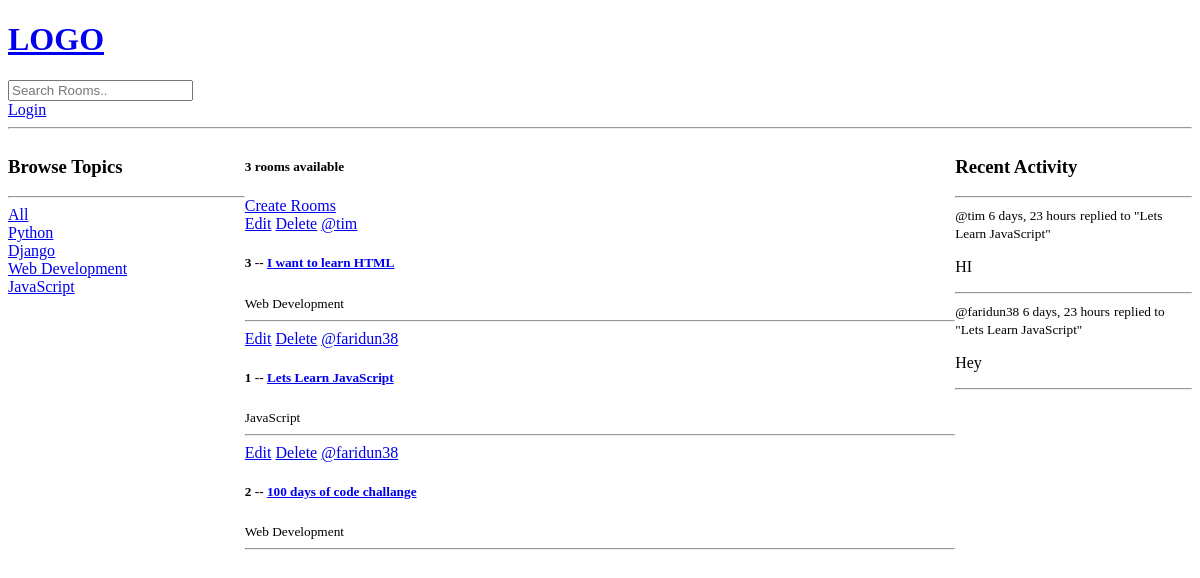
The app's page /, older data.
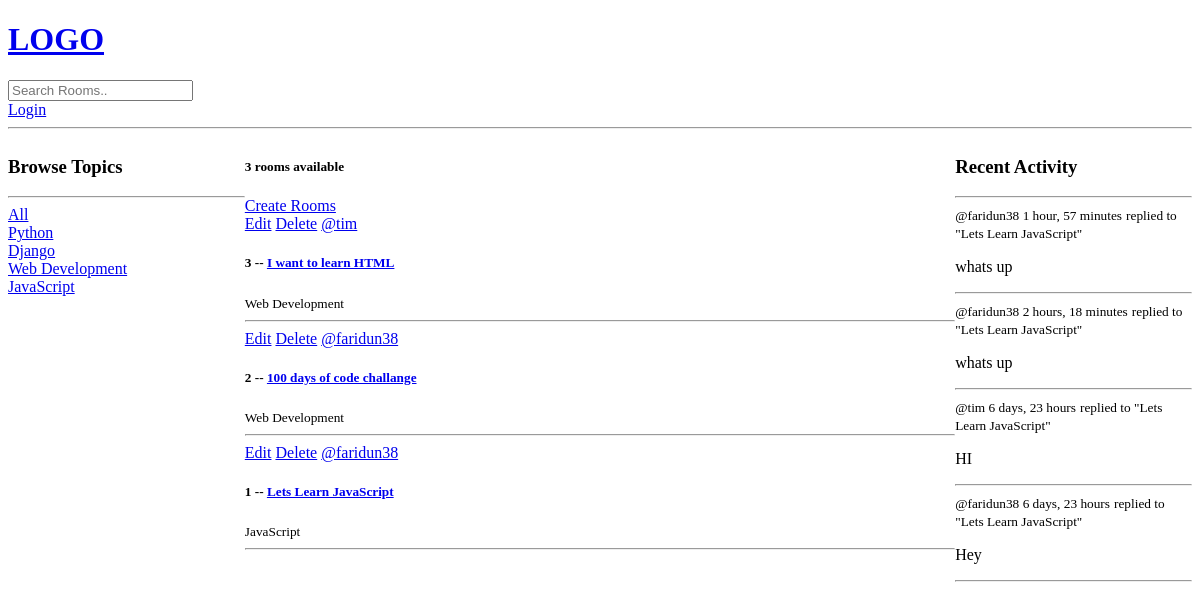
The same page, newer data.
### base/models.py (models this page shows, shortened)
class Topic(models.Model):
    name = models.CharField(max_length=200)

class Room(models.Model):
    host = models.ForeignKey(User, on_delete=models.SET_NULL, null=True)
    topic = models.ForeignKey(Topic, on_delete=models.SET_NULL, null=True)
    name = models.CharField(max_length=200)
    description = models.TextField(null=True, blank=True)
    participants = models.ManyToManyField(User, related_name="participants", blank=True)
    updated = models.DateTimeField(auto_now=True)
    created = models.DateTimeField(auto_now_add=True)
    class Meta:
        ordering = ["-updated", "-created"]
    def __str__(self):
        return self.name

class Message(models.Model):
    user = models.ForeignKey(User, on_delete=models.CASCADE)
    room = models.ForeignKey(Room, on_delete=models.CASCADE)
    body = models.TextField()
    updated = models.DateTimeField(auto_now=True)
    created = models.DateTimeField(auto_now_add=True)
    class Meta:
        ordering = ["-updated", "-created"]
    def __str__(self):
        return self.body[0:50]

### base/views.py (the view)
# urls.py: path("", views.home, name="home"),
def home(request):
    q = request.GET.get("q") if request.GET.get("q") != None else ""
    rooms = Room.objects.filter(
        Q(topic__name__icontains=q) | Q(name__icontains=q) | Q(description__icontains=q)
    )
    topics = Topic.objects.all()
    room_count = rooms.count()
    room_messages = Message.objects.filter(Q(room__topic__name__icontains=q))
    context = {"rooms": rooms, "topics": topics, "room_count": room_count, 'room_messages': room_messages}
    return render(request, "base/home.html", context)

### base/templates/base/home.html (shortened to what this page needs)
{% extends 'main.html' %}
{% block content %}
<div class="home-container">
    <div>
        {% include 'base/topics_component.html' %}
    </div>
    <div>
        <h5>{{room_count}} rooms available</h5>
        <a href="{% url 'create-room' %}">Create Rooms</a>
        {% include 'base/feed_component.html' %}
    </div>
    <div>
        {% include 'base/activity_component.html' %}
    </div>
</div>
{% endblock content %}

### base/templates/base/topics_component.html
<h3>Browse Topics</h3>
<hr>
<div>
    <a href="{% url 'home' %}">All</a>
</div>
{% for topic in topics %}
<div>
    <a href="{% url 'home' %}?q={{topic.name}}">{{topic.name}}</a>
</div>
{% endfor %}

### base/templates/base/feed_component.html
 {% for room in rooms %}
    <div>
        {% if request.user != room.host %}
        <a href="{% url 'update-room' room.id %}">Edit</a>
        <a href="{% url 'delete-room' room.id %}">Delete</a>
        {% endif %}
        <a href="{% url 'user-profile' room.host.id %}">@{{room.host.username}}</a>
        <h5>{{room.id}} -- <a href="{% url 'room' room.id %}"> {{room.name}} </a> </h5>
        <small>{{room.topic.name}}</small>
        <hr>
    </div>
    {% endfor %}

### base/templates/base/activity_component.html (shortened to what this page needs)
<h3>Recent Activity</h3>
<hr>
{% for message in room_messages %}
<div>
    <small>@{{message.user}} {{message.created|timesince}}</small>
    <small>replied to "{{message.room}}"</small>
    <p>{{message}}</p>
    <hr>
</div>
{% endfor %}

Row changes from the older to the newer data that the page shows:
changed Room "100 days of code challange": moves up the list
added Message: user "faridun38", created "1 hour, 57 minutes", room "Lets Learn JavaScript", body "whats up"
added Message: user "faridun38", created "2 hours, 18 minutes", room "Lets Learn JavaScript", body "whats up"
